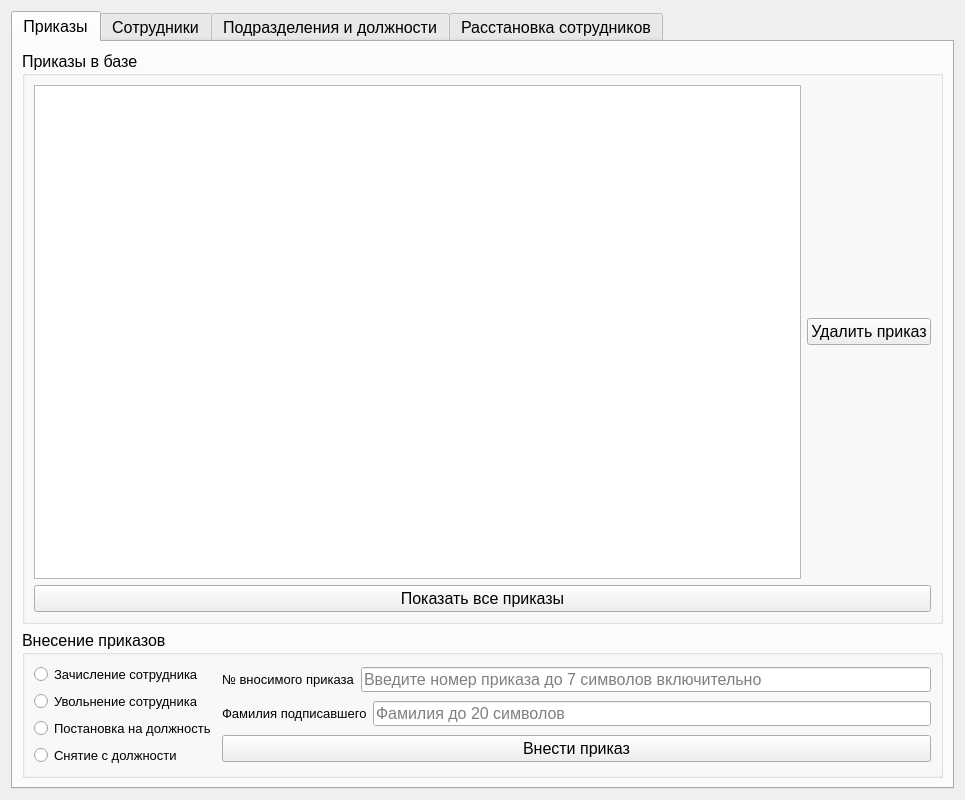
<?xml version="1.0" encoding="UTF-8"?>
<ui version="4.0">
 <class>Form</class>
 <widget class="QWidget" name="Form">
  <property name="geometry">
   <rect>
    <x>0</x>
    <y>0</y>
    <width>965</width>
    <height>800</height>
   </rect>
  </property>
  <property name="sizePolicy">
   <sizepolicy hsizetype="Expanding" vsizetype="Expanding">
    <horstretch>0</horstretch>
    <verstretch>0</verstretch>
   </sizepolicy>
  </property>
  <property name="minimumSize">
   <size>
    <width>700</width>
    <height>500</height>
   </size>
  </property>
  <property name="maximumSize">
   <size>
    <width>1200</width>
    <height>800</height>
   </size>
  </property>
  <property name="windowTitle">
   <string>Form</string>
  </property>
  <layout class="QHBoxLayout" name="horizontalLayout">
   <item>
    <widget class="QTabWidget" name="tabWidget">
     <property name="font">
      <font>
       <pointsize>12</pointsize>
      </font>
     </property>
     <property name="currentIndex">
      <number>0</number>
     </property>
     <property name="iconSize">
      <size>
       <width>25</width>
       <height>25</height>
      </size>
     </property>
     <property name="documentMode">
      <bool>false</bool>
     </property>
     <property name="tabsClosable">
      <bool>false</bool>
     </property>
     <property name="tabBarAutoHide">
      <bool>false</bool>
     </property>
     <widget class="QWidget" name="tab1">
      <attribute name="title">
       <string>Приказы</string>
      </attribute>
      <layout class="QVBoxLayout" name="verticalLayout_3">
       <item>
        <widget class="QGroupBox" name="groupBox">
         <property name="font">
          <font>
           <pointsize>12</pointsize>
          </font>
         </property>
         <property name="title">
          <string>Приказы в базе</string>
         </property>
         <layout class="QVBoxLayout" name="verticalLayout_5">
          <item>
           <layout class="QVBoxLayout" name="verticalLayout_4">
            <item>
             <layout class="QHBoxLayout" name="horizontalLayout_5">
              <item>
               <widget class="QTableView" name="tableView"/>
              </item>
              <item>
               <widget class="QPushButton" name="pushButton_3">
                <property name="text">
                 <string>Удалить приказ</string>
                </property>
               </widget>
              </item>
             </layout>
            </item>
            <item>
             <widget class="QPushButton" name="pushButton_2">
              <property name="text">
               <string>Показать все приказы</string>
              </property>
             </widget>
            </item>
           </layout>
          </item>
         </layout>
        </widget>
       </item>
       <item>
        <widget class="QGroupBox" name="groupBox_2">
         <property name="font">
          <font>
           <pointsize>12</pointsize>
          </font>
         </property>
         <property name="title">
          <string>Внесение приказов</string>
         </property>
         <layout class="QHBoxLayout" name="horizontalLayout_4">
          <item>
           <layout class="QVBoxLayout" name="verticalLayout_2">
            <item>
             <widget class="QRadioButton" name="radioButton">
              <property name="font">
               <font>
                <pointsize>10</pointsize>
               </font>
              </property>
              <property name="text">
               <string>Зачисление сотрудника</string>
              </property>
             </widget>
            </item>
            <item>
             <widget class="QRadioButton" name="radioButton_2">
              <property name="font">
               <font>
                <pointsize>10</pointsize>
               </font>
              </property>
              <property name="text">
               <string>Увольнение сотрудника</string>
              </property>
             </widget>
            </item>
            <item>
             <widget class="QRadioButton" name="radioButton_3">
              <property name="font">
               <font>
                <pointsize>10</pointsize>
               </font>
              </property>
              <property name="text">
               <string>Постановка на должность</string>
              </property>
             </widget>
            </item>
            <item>
             <widget class="QRadioButton" name="radioButton_4">
              <property name="font">
               <font>
                <pointsize>10</pointsize>
               </font>
              </property>
              <property name="text">
               <string>Снятие с должности</string>
              </property>
             </widget>
            </item>
           </layout>
          </item>
          <item>
           <layout class="QVBoxLayout" name="verticalLayout">
            <item>
             <layout class="QHBoxLayout" name="horizontalLayout_2">
              <item>
               <widget class="QLabel" name="label_3">
                <property name="minimumSize">
                 <size>
                  <width>80</width>
                  <height>0</height>
                 </size>
                </property>
                <property name="font">
                 <font>
                  <pointsize>10</pointsize>
                 </font>
                </property>
                <property name="text">
                 <string>№ вносимого приказа</string>
                </property>
               </widget>
              </item>
              <item>
               <widget class="QLineEdit" name="lineEdit_3">
                <property name="enabled">
                 <bool>true</bool>
                </property>
                <property name="sizePolicy">
                 <sizepolicy hsizetype="Expanding" vsizetype="Fixed">
                  <horstretch>0</horstretch>
                  <verstretch>0</verstretch>
                 </sizepolicy>
                </property>
                <property name="maximumSize">
                 <size>
                  <width>1111111</width>
                  <height>25</height>
                 </size>
                </property>
                <property name="placeholderText">
                 <string>Введите номер приказа до 7 символов включительно</string>
                </property>
               </widget>
              </item>
             </layout>
            </item>
            <item>
             <layout class="QHBoxLayout" name="horizontalLayout_3">
              <item>
               <widget class="QLabel" name="label_2">
                <property name="font">
                 <font>
                  <pointsize>10</pointsize>
                 </font>
                </property>
                <property name="text">
                 <string>Фамилия подписавшего</string>
                </property>
               </widget>
              </item>
              <item>
               <widget class="QLineEdit" name="lineEdit_2">
                <property name="sizePolicy">
                 <sizepolicy hsizetype="Expanding" vsizetype="Fixed">
                  <horstretch>0</horstretch>
                  <verstretch>0</verstretch>
                 </sizepolicy>
                </property>
                <property name="maximumSize">
                 <size>
                  <width>10000000</width>
                  <height>25</height>
                 </size>
                </property>
                <property name="placeholderText">
                 <string>Фамилия до 20 символов</string>
                </property>
               </widget>
              </item>
             </layout>
            </item>
            <item>
             <widget class="QPushButton" name="pushButton">
              <property name="text">
               <string>Внести приказ</string>
              </property>
             </widget>
            </item>
           </layout>
          </item>
         </layout>
        </widget>
       </item>
      </layout>
     </widget>
     <widget class="QWidget" name="tab2">
      <attribute name="title">
       <string>Сотрудники</string>
      </attribute>
      <layout class="QVBoxLayout" name="verticalLayout_6">
       <item>
        <widget class="QTableView" name="tableView_2"/>
       </item>
       <item>
        <layout class="QHBoxLayout" name="horizontalLayout_6">
         <item>
          <widget class="QPushButton" name="pushButton_4">
           <property name="text">
            <string>Добавить сотрудника</string>
           </property>
          </widget>
         </item>
         <item>
          <widget class="QPushButton" name="pushButton_5">
           <property name="text">
            <string>Удалить сотрудника</string>
           </property>
          </widget>
         </item>
        </layout>
       </item>
      </layout>
     </widget>
     <widget class="QWidget" name="tab3">
      <attribute name="title">
       <string>Подразделения и должности</string>
      </attribute>
     </widget>
     <widget class="QWidget" name="tab4">
      <attribute name="title">
       <string>Расстановка сотрудников</string>
      </attribute>
     </widget>
    </widget>
   </item>
  </layout>
 </widget>
 <resources/>
 <connections/>
</ui>
